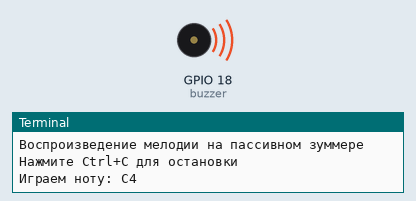
Recording of a program running on a simulated Raspberry Pi (BCM pin numbers). On the bench: buzzer (waves = sounding), the last lines printed to the terminal.

Above: at 0.15 s.
At 5.9 s:
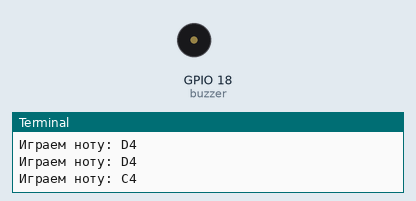
Timing chart, 0 to 7.5 s (numbered marks = the images above):
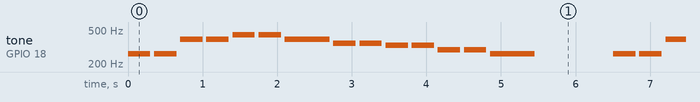

Measured:
- by itself, tone on GPIO 18 (buzzer): plays 262 Hz for 0.30 s, 262 Hz for 0.30 s, 392 Hz for 0.30 s, 392 Hz for 0.30 s, 440 Hz for 0.30 s, 440 Hz for 0.30 s … (280 notes in this stretch)

The program:

passive_puzzer.py
```python
import board
import pwmio
import time

# Настройка пина для пассивного зуммера с использованием PWM
buzzer = pwmio.PWMOut(board.D18, frequency=440, duty_cycle=0)

# Словарь нот и их частот в Гц
NOTES = {
    'C4': 262,  # До четвертой октавы
    'D4': 294,  # Ре
    'E4': 330,  # Ми
    'F4': 349,  # Фа
    'G4': 392,  # Соль
    'A4': 440,  # Ля
    'B4': 494,  # Си
    'C5': 523,  # До пятой октавы
    'REST': 0,  # Пауза
}

# Функция для проигрывания ноты заданной длительности
def play_note(note, duration):
    if note == 'REST':
        # Пауза - просто ждем
        buzzer.duty_cycle = 0
        time.sleep(duration)
    else:
        # Устанавливаем частоту ноты
        buzzer.frequency = NOTES[note]
        # Устанавливаем громкость (50% от максимальной)
        buzzer.duty_cycle = 32768  # 50% от 65535
        # Ждем заданную длительность
        time.sleep(duration)
        # Выключаем звук
        buzzer.duty_cycle = 0
        # Небольшая пауза между нотами
        time.sleep(0.05)

# Простая мелодия - "Маленькая звездочка" (Twinkle Twinkle Little Star)
MELODY = [
    ('C4', 0.3), ('C4', 0.3), ('G4', 0.3), ('G4', 0.3),
    ('A4', 0.3), ('A4', 0.3), ('G4', 0.6),
    ('F4', 0.3), ('F4', 0.3), ('E4', 0.3), ('E4', 0.3),
    ('D4', 0.3), ('D4', 0.3), ('C4', 0.6),
]

try:
    print("Воспроизведение мелодии на пассивном зуммере")
    print("Нажмите Ctrl+C для остановки")

    while True:
        # Воспроизводим мелодию
        for note, duration in MELODY:
            print(f"Играем ноту: {note}")
            play_note(note, duration)

        # Пауза перед повторением
        time.sleep(1)

except KeyboardInterrupt:
    # Выключаем зуммер при завершении
    buzzer.duty_cycle = 0
    print("\nПрограмма завершена")
```
